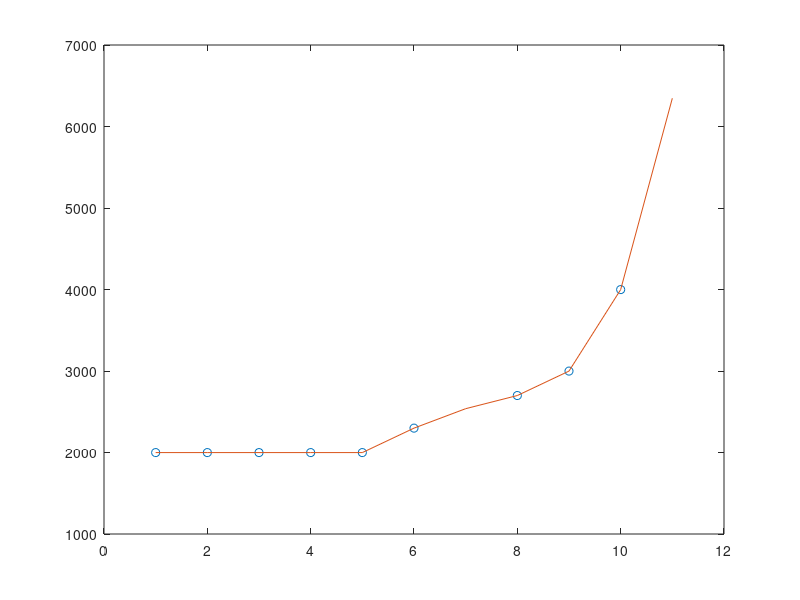

Write MATLAB code to recreate this figure.
x = [1 2 3 4 5 6 8 9 10];
y = [1999 1999 1999 1999 1999 2299 2699 2999 3999];
xx = 1:1:11;
yy = spline(x,y,xx);
plot(x,y,'o',xx,yy)
disp(yy(11));